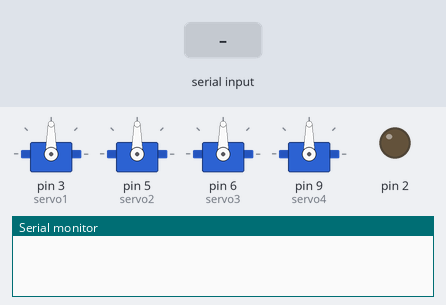
Simulated run of this sketch. Board: Arduino Uno, built with avr-gcc and run on an emulated ATmega328P. On the bench: 4 × servo, output pins drawn as LEDs (lit = HIGH), the last lines printed to the serial monitor. The test bench sets the inputs (shaded band).

Above: at 1.2 s.
1.3 s: "90,45\n" received over Serial
At 3.8 s:
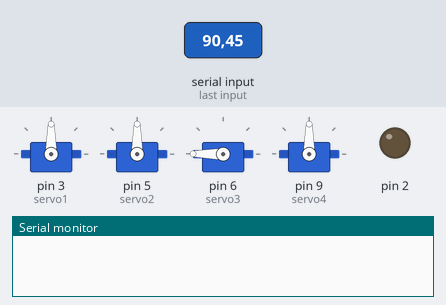
7.3 s: "pick" received over Serial
At 10.0 s:
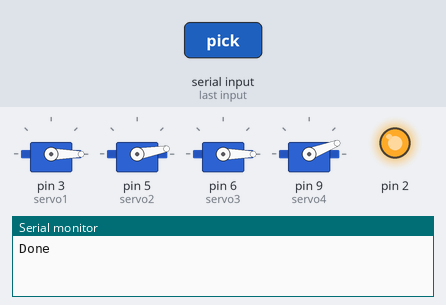
10.3 s: "30,150\n" received over Serial
At 16.1 s:
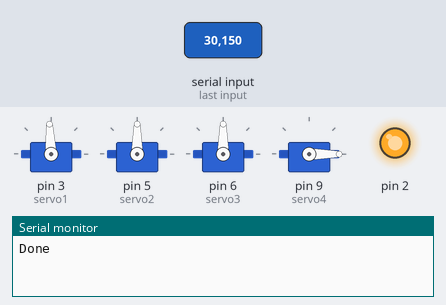
16.3 s: "drop" received over Serial
At 18.7 s:
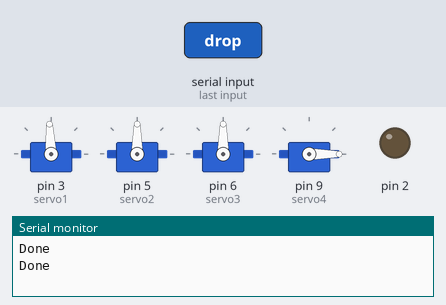
19.3 s: "5\n" received over Serial
At 25.2 s:
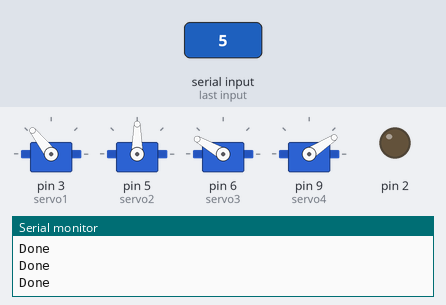
25.3 s: "90\n" received over Serial
At 27.8 s:
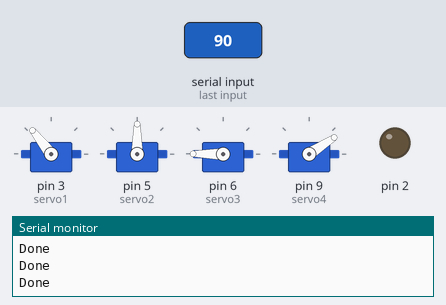
Timing chart, 0 to 30.8 s (numbered marks = the images above; inputs shaded):
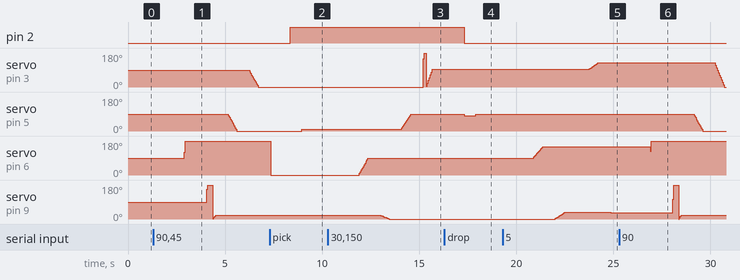

Measured:
- after the input at 1.3 s, servo on pin 3 (servo1): moves from 90° to 0° over 0.45 s, starting after 5.0 s; servo on pin 5 (servo2): moves from 90° to 0° over 0.45 s, starting after 3.9 s; servo on pin 6 (servo3): 90° → 180° after 1.6 s; servo on pin 9 (servo4): 90° → 180° after 2.8 s, → 21° 0.30 s later
- after the input at 7.3 s, pin 2: LOW → HIGH after 1.1 s; servo on pin 5 (servo2): 0° → 10° after 1.7 s
- after the input at 10.3 s, servo on pin 5 (servo2): moves from 10° to 90° over 0.45 s, starting after 3.8 s; servo on pin 6 (servo3): moves from 0° to 90° over 0.45 s, starting after 1.6 s; servo on pin 9 (servo4): moves from 21° to 0° over 0.45 s, starting after 2.7 s
- after the input at 16.3 s, pin 2: HIGH → LOW after 1.0 s; servo on pin 5 (servo2): 90° → 80° after 1.0 s, → 90° 0.60 s later
- after the input at 19.3 s, servo on pin 3 (servo1): moves from 93° to 128° over 0.45 s, starting after 4.5 s; servo on pin 6 (servo3): moves from 90° to 150° over 0.45 s, starting after 1.6 s; servo on pin 9 (servo4): rises from 0° to 36° in 0.50 s, then falls to 33° in 2.4 s
- after the input at 25.3 s, servo on pin 3 (servo1): moves from 128° to 0° over 0.45 s, starting after 5.0 s; servo on pin 5 (servo2): moves from 90° to 0° over 0.45 s, starting after 3.9 s; servo on pin 6 (servo3): 150° → 180° after 1.6 s; servo on pin 9 (servo4): 33° → 180° after 2.8 s, → 21° 0.30 s later

The sketch:

sketch_jun21a.ino
```cpp
#include <Servo.h>
#define size 5

Servo servo1, servo2, servo3, servo4;

int positions [15][4] = {
  {180, 135, 180, 60}, //initial position
  {141, 73, 170, 46}, //square 1
  {128, 75, 170, 45}, //square 2
  {114, 73, 170, 46},  //3
  {146, 90, 150, 33}, //4
  {128, 90, 150, 33}, //5
  {111, 90, 150, 38}, //6
  {153, 120, 110, 40}, //7
  {128, 120, 110, 38}, //8
  {104, 120, 110, 48}, //9
  {80, 100, 180, 60}, //10
  {0, 120, 105, 44}, //11
  {80, 40, 150, 60} //12
};

int current = -1;
bool selected = false;
int selected_ndx = 0;
int pos = 0, previous = 0;
boolean flag = false;
boolean isOnMove = false;
char command[size + 1];
int delay_ms = 600;
Servo servos[4];

void delayMovement(Servo* ser, int pos1, int pos2) {
    float i = pos1;
    float diff =  (pos2 - pos1) / 10.0;
    int c = 0;
    while (c < 11 && pos2 != int(i)) {
      i += diff;
      ser->write(int(i));
      delay(50);
      c++;
    }
}

void quickMove(int id) {
    servo1.write(positions[id][0]);
    servo2.write(positions[id][1]);
    servo3.write(positions[id][2]);
    servo4.write(positions[id][3]);
}

void moveToSquare(int id) {
  if (id == current) {
    return;
    }
    delayMovement(&servo3, servo3.read(),positions[id][2]);
    delay(delay_ms);
    delayMovement(&servo4, servo4.read(),positions[id][3]);
    delay(delay_ms);
    delayMovement(&servo2, servo2.read(),positions[id][1]);
    delay(delay_ms);
    delayMovement(&servo1, servo1.read(),positions[id][0]);
    delay(delay_ms);
    quickMove(id);
    current = id;
    Serial.write("Done\n");
}

void setup() {

  servo1.attach(3);
  servo2.attach(5);
  servo3.attach(6);
  servo4.attach(9);

  servos[0] = servo1;
  servos[1] = servo2;
  servos[2] = servo3;
  servos[3] = servo4;


  Serial.begin(9600);
  pinMode(2, OUTPUT);
}

void loop() {

  if (Serial.available() > 0) {
    String new_pos = Serial.readString();
    if (new_pos == "pick") {
      digitalWrite(2, HIGH);
      servo2.write(servo2.read() - 10);
      delay(delay_ms);
      servo2.write(servo2.read() + 10);
      return;
    } else if (new_pos == "drop") {
      digitalWrite(2, LOW);
      servo2.write(servo2.read() - 10);
      delay(delay_ms);
      servo2.write(servo2.read() + 10);
      return;
    }

    pos = new_pos.toInt();
    isOnMove = true;
    delay(delay_ms);
    moveToSquare(pos);
  }
}
```
